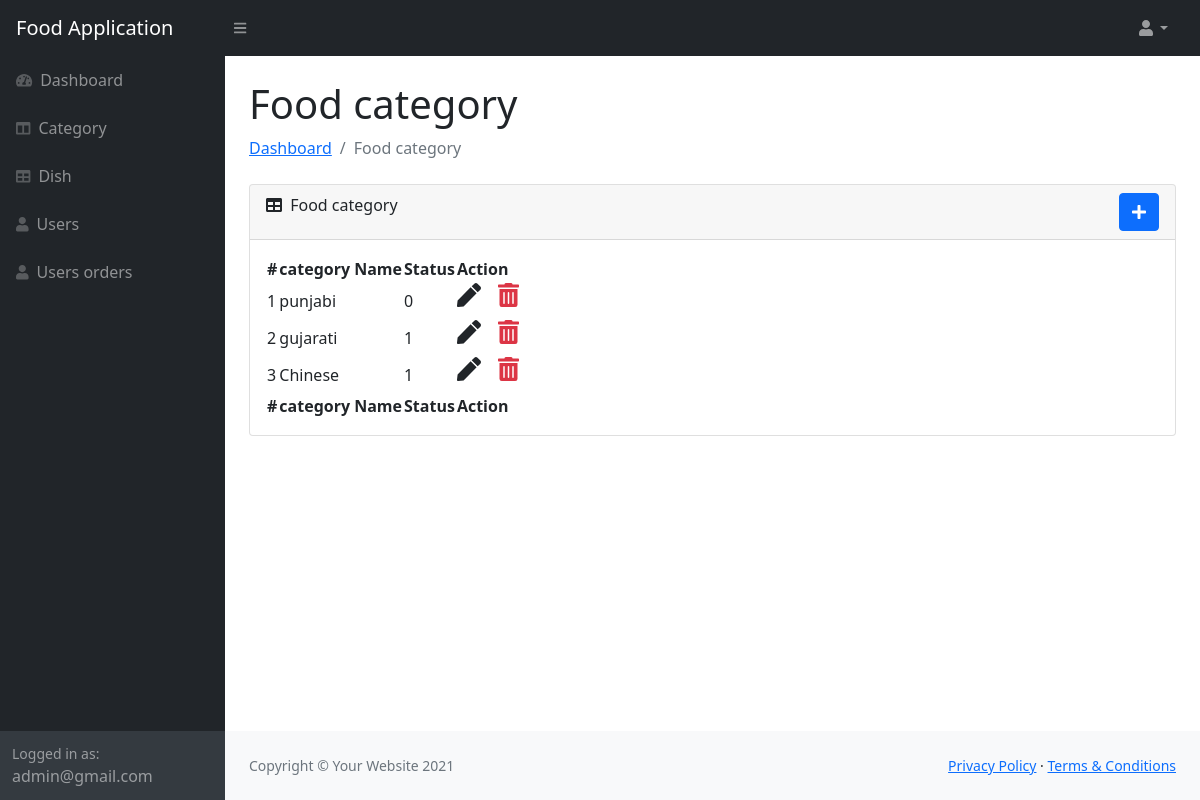
The app's page /admin/categoy.php (signed in) with its own data.
### tables this page shows
CREATE TABLE `category` (
  `c_id` int(11) NOT NULL,
  `c_name` varchar(222) NOT NULL,
  `isactive` int(11) NOT NULL DEFAULT 1,
  `date` timestamp NOT NULL DEFAULT current_timestamp() ON UPDATE current_timestamp()
);

### admin/categoy.php (the view, shortened to what this page needs)
<?php
require ('../connection/connect.php');
include('include/head.php');
include('include/sidebar.php');
?>
<main>
                    <div class="container-fluid px-4">
                        <h1 class="mt-4">Food category</h1>
                        <ol class="breadcrumb mb-4">
                            <li class="breadcrumb-item"><a href="dashboard.php">Dashboard</a></li>
                            <li class="breadcrumb-item active">Food category</li>
                        </ol>
                        <div class="card mb-4">
                            <div class="card-header">
                            <a href="managecategory.php" class="float-end btn btn-primary" data-bs-toggle="tooltip" data-bs-placement="bottom" title="Create New Category"> <i class="fas fa-plus"></i></a>
                                <i class="fas fa-table me-1"></i>
                                Food category
                            </div>
                            <div class="card-body">
                                <table id="datatablesSimple">
                                    <thead>
                                        <tr>
                                        <th>#</th>
                                             <th>category Name</th>
                                             <th>Status</th>
                                             <th>Action</th>
                                        </tr>
                                    </thead>
                                    <tfoot>
                                        <tr>
                                        <th>#</th>
                                             <th>category Name</th>
                                             <th>Status</th>
                                             <th>Action</th>
                                        </tr>
                                    </tfoot>
                                    <tbody>
                                    <?php
$sql = "SELECT * FROM category";
$res = mysqli_query($db,$sql) or die("Error");
$i = 1;
while($row = mysqli_fetch_row($res))
{
    echo "<tr>";
    echo "<td>".$i."</td>";
    echo "<td>".$row['1']."</td>";
    echo "<td>".$row['2']."</td>";
    echo "<td><a href='managecategory.php?edit=".$row[0]."'><i class='fa fa-pen text-dark h4'></i></a>&nbsp;&nbsp; &nbsp;<a onClick=\"javascript: return confirm('Are you sure you want to Delete Categoy');\" href='functions.php?del=".$row[0]."'><i class='fa fa-trash-alt text-danger h4'></i></a></td>";
    echo '</tr>';
    $i = $i + 1;
}
?>
                                    </tbody>
                                </table>
                            </div>
                        </div>
                    </div>
                </main>
<?php
include('include/footer.php');
?>

### records on screen
category: c_name "punjabi", isactive "0"
category: c_name "gujarati", isactive "1"
category: c_name "Chinese", isactive "1"

### other values on screen
$_SESSION['Email'] "admin@gmail.com"
